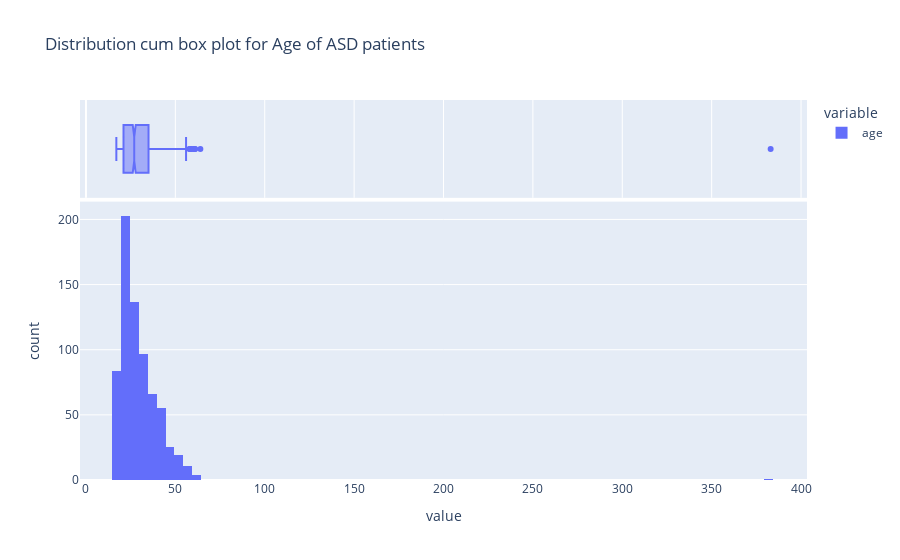

Notebook code cell kept with this figure:
### Code cell
px.histogram(data.age, marginal='box', title="Distribution cum box plot for Age of ASD patients")

### Figure 1 — Plotly figure (JSON) as saved in the notebook; plotly's stock layout.template omitted (floating-point values rounded to 4 significant figures; data arrays with more than 128 entries replaced by an {"elided": "..."} marker saying what was removed)
{"data": [{"alignmentgroup": "True", "bingroup": "x", "hovertemplate": "variable=age<br>value=%{x}<br>count=%{y}<extra></extra>", "legendgroup": "age", "marker": {"color": "#636efa", "pattern": {"shape": ""}}, "name": "age", "offsetgroup": "age", "orientation": "v", "showlegend": true, "type": "histogram", "x": {"elided": "704 int values"}, "xaxis": "x", "yaxis": "y"}, {"alignmentgroup": "True", "hovertemplate": "variable=age<br>value=%{x}<extra></extra>", "legendgroup": "age", "marker": {"color": "#636efa"}, "name": "age", "notched": true, "offsetgroup": "age", "showlegend": false, "type": "box", "x": {"elided": "704 int values"}, "xaxis": "x2", "yaxis": "y2"}], "layout": {"barmode": "relative", "legend": {"title": {"text": "variable"}, "tracegroupgap": 0}, "title": {"text": "Distribution cum box plot for Age of ASD patients"}, "xaxis": {"anchor": "y", "domain": [0, 1], "title": {"text": "value"}}, "xaxis2": {"anchor": "y2", "domain": [0, 1], "matches": "x", "showgrid": true, "showticklabels": false}, "yaxis": {"anchor": "x", "domain": [0, 0.7326], "title": {"text": "count"}}, "yaxis2": {"anchor": "x2", "domain": [0.7426, 1], "matches": "y2", "showgrid": false, "showline": false, "showticklabels": false, "ticks": ""}}}
